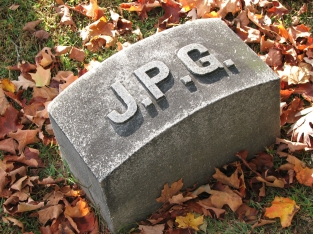
#> input picture Assignment_1/watch.jpg, 313 x 234 px, found by its file name
$ python 5a.py
#> lines starting #> are read from the running program, lines starting #| are printed output that depends on the picture
import numpy as np
import cv2
import colorsys
import math

img = cv2.imread('/home/iiitb/Desktop/watch.jpg')
#> img is the input picture: shape (234, 313, 3); mean B, G, R 87.1, 105.9, 127.8
X = cv2.cvtColor(img, cv2.COLOR_BGR2GRAY)
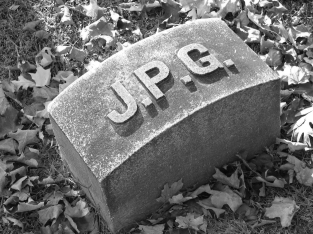
#> X: shape (234, 313); min 6, max 255, mean 110.3

def image_whitening(image):
    new_image=np.zeros(shape=(image.shape[0],image.shape[1]))
    mean_image=image.mean()
#> mean_image = 110.3
    variance=image.var()
#> variance = 3266.9
    standard_deviation=math.sqrt(variance)
#> standard_deviation = 57.16
    new_image = (image-mean_image)/standard_deviation
    mini = np.min(new_image)
#> mini = -1.82
    maxi = np.max(new_image)
#> maxi = 2.53
    new_image = (new_image-mini)/(maxi-mini)
    return new_image

final_image = image_whitening(X)
cv2.imshow('Whitened_Image', final_image)
cv2.imshow('Grayscale_Image', X)
cv2.waitKey(0)
cv2.destroyAllWindows()

$ run again, with Assignment_1/road4.jpg copied over Assignment_1/watch.jpg
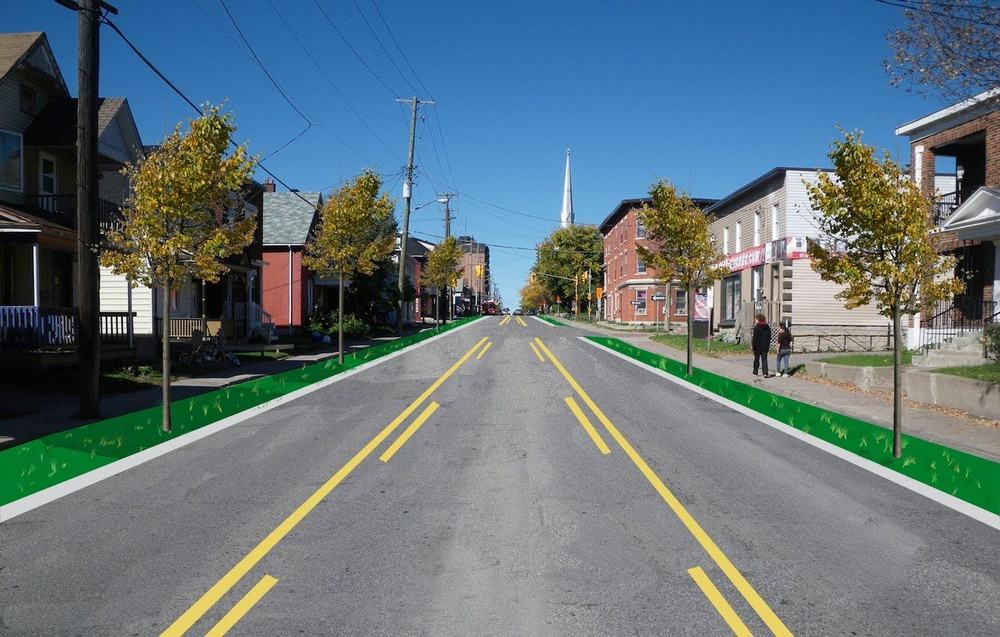
#> input picture Assignment_1/road4.jpg, 1000 x 637 px, shrunk from 1500 x 956 before the run, found by its file name
#> img is the input picture: shape (637, 1000, 3); mean B, G, R 123.5, 116.4, 98.8
#> `X = cv2.cvtColor(img, cv2.COLOR_BGR2GRAY)`:
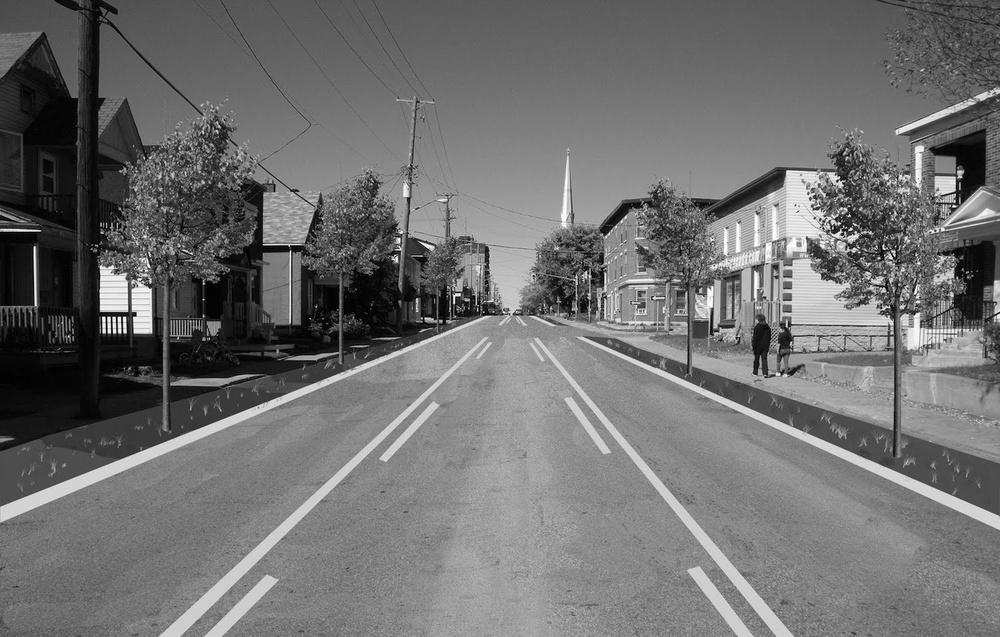
#> X: shape (637, 1000); min 0, max 255, mean 111.9
#> mean_image = 111.9
#> variance = 2337.6
#> standard_deviation = 48.35
#> mini = -2.31
#> maxi = 2.96
